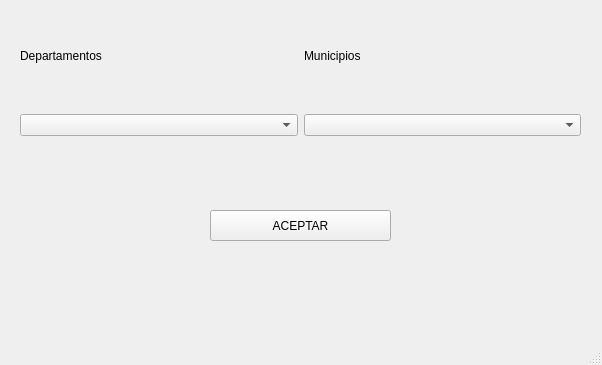
<?xml version="1.0" encoding="UTF-8"?>
<ui version="4.0">
 <class>MainWindow</class>
 <widget class="QMainWindow" name="MainWindow">
  <property name="geometry">
   <rect>
    <x>0</x>
    <y>0</y>
    <width>602</width>
    <height>365</height>
   </rect>
  </property>
  <property name="windowTitle">
   <string>MainWindow</string>
  </property>
  <widget class="QWidget" name="centralwidget">
   <widget class="QWidget" name="horizontalLayoutWidget">
    <property name="geometry">
     <rect>
      <x>20</x>
      <y>90</y>
      <width>561</width>
      <height>71</height>
     </rect>
    </property>
    <layout class="QHBoxLayout" name="container">
     <item>
      <widget class="QComboBox" name="lista_departamentos"/>
     </item>
     <item>
      <widget class="QComboBox" name="lista_municipios"/>
     </item>
    </layout>
   </widget>
   <widget class="QWidget" name="horizontalLayoutWidget_2">
    <property name="geometry">
     <rect>
      <x>20</x>
      <y>40</y>
      <width>561</width>
      <height>31</height>
     </rect>
    </property>
    <layout class="QHBoxLayout" name="titulos">
     <item>
      <widget class="QLabel" name="label_2">
       <property name="text">
        <string>Departamentos</string>
       </property>
      </widget>
     </item>
     <item>
      <widget class="QLabel" name="label">
       <property name="text">
        <string>Municipios</string>
       </property>
      </widget>
     </item>
    </layout>
   </widget>
   <widget class="QPushButton" name="aceptar">
    <property name="geometry">
     <rect>
      <x>210</x>
      <y>210</y>
      <width>181</width>
      <height>31</height>
     </rect>
    </property>
    <property name="text">
     <string>ACEPTAR</string>
    </property>
   </widget>
  </widget>
  <widget class="QMenuBar" name="menubar">
   <property name="geometry">
    <rect>
     <x>0</x>
     <y>0</y>
     <width>602</width>
     <height>22</height>
    </rect>
   </property>
  </widget>
  <widget class="QStatusBar" name="statusbar"/>
 </widget>
 <resources/>
 <connections/>
</ui>
